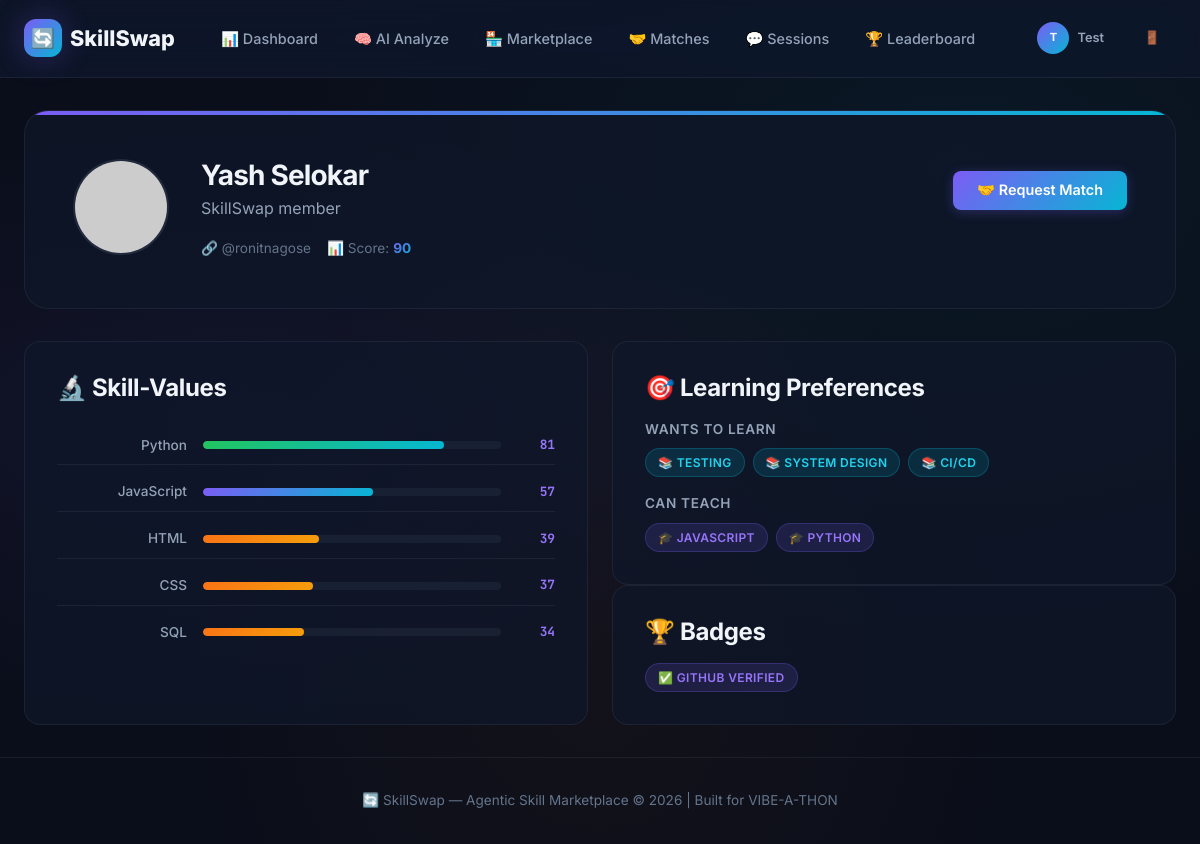
Page /profile/3 (signed in) on the committed database.
### tables this page shows
CREATE TABLE users (
            id INTEGER PRIMARY KEY AUTOINCREMENT,
            firebase_uid TEXT UNIQUE,
            name TEXT NOT NULL,
            email TEXT UNIQUE NOT NULL,
            photo_url TEXT DEFAULT '',
            college TEXT DEFAULT '',
            city TEXT DEFAULT '',
            bio TEXT DEFAULT '',
            github_username TEXT DEFAULT '',
            avatar_url TEXT DEFAULT '',
            overall_score INTEGER DEFAULT 0,
            want_to_learn TEXT DEFAULT '[]',
            can_teach TEXT DEFAULT '[]',
            availability TEXT DEFAULT 'Flexible',
            created_at TIMESTAMP DEFAULT CURRENT_TIMESTAMP
        );

CREATE TABLE skills (
            id INTEGER PRIMARY KEY AUTOINCREMENT,
            user_id INTEGER NOT NULL,
            skill_name TEXT NOT NULL,
            skill_value INTEGER DEFAULT 0,
            category TEXT DEFAULT 'General',
            verified_via TEXT DEFAULT 'self',
            created_at TIMESTAMP DEFAULT CURRENT_TIMESTAMP,
            FOREIGN KEY (user_id) REFERENCES users(id)
        );

CREATE TABLE badges (
            id INTEGER PRIMARY KEY AUTOINCREMENT,
            user_id INTEGER NOT NULL,
            badge_name TEXT NOT NULL,
            badge_icon TEXT DEFAULT '🏆',
            description TEXT DEFAULT '',
            earned_at TIMESTAMP DEFAULT CURRENT_TIMESTAMP,
            FOREIGN KEY (user_id) REFERENCES users(id)
        );

### app.py (the view)
@app.route('/profile/<int:user_id>')
@login_required
def view_profile(user_id):
    db = get_db()
    user = db.execute('SELECT * FROM users WHERE id = ?', (user_id,)).fetchone()
    if not user:
        flash('User not found.', 'error')
        return redirect(url_for('marketplace'))
    user_dict = dict(user)
    user_dict['want_to_learn'] = json.loads(user['want_to_learn']) if user['want_to_learn'] else []
    user_dict['can_teach'] = json.loads(user['can_teach']) if user['can_teach'] else []
    skills = db.execute('SELECT * FROM skills WHERE user_id = ? ORDER BY skill_value DESC', (user_id,)).fetchall()
    reviews = db.execute('''
        SELECT r.*, u.name as reviewer_name FROM reviews r
        JOIN users u ON r.reviewer_id = u.id
        JOIN sessions s ON r.session_id = s.id
        JOIN matches m ON s.match_id = m.id
        WHERE m.user1_id = ? OR m.user2_id = ?
        ORDER BY r.created_at DESC LIMIT 10
    ''', (user_id, user_id)).fetchall()
    badges = db.execute('SELECT * FROM badges WHERE user_id = ?', (user_id,)).fetchall()
    current_user = get_current_user()
    return render_template('view_profile.html', profile_user=user_dict, skills=skills,
                         reviews=reviews, badges=badges, user=current_user)

### app.py (called while the page is built)
@app.context_processor
def inject_firebase_config():
    return {'firebase_config': FIREBASE_WEB_CONFIG}

def get_db():
    if 'db' not in g:
        g.db = sqlite3.connect(app.config['DATABASE'])
        g.db.row_factory = sqlite3.Row
        g.db.execute("PRAGMA journal_mode=WAL")
        g.db.execute("PRAGMA foreign_keys=ON")
    return g.db

def login_required(f):
    @wraps(f)
    def decorated(*args, **kwargs):
        if 'user_id' not in session:
            flash('Please login first.', 'warning')
            return redirect(url_for('login'))
        db = get_db()
        user = db.execute('SELECT id FROM users WHERE id = ?', (session['user_id'],)).fetchone()
        if not user:
            session.clear()
            flash('Session expired. Please sign in again.', 'warning')
            return redirect(url_for('login'))
        return f(*args, **kwargs)
    return decorated

def get_current_user():
    if 'user_id' not in session:
        return None
    db = get_db()
    user = db.execute('SELECT * FROM users WHERE id = ?', (session['user_id'],)).fetchone()
    if not user:
        session.clear()  # Auto-clear stale session
    return user

### templates/view_profile.html (shortened to what this page needs)
{% extends "base.html" %}
{% block content %}
<div class="container">
    <div class="profile-header fade-in">
        {% if profile_user.avatar_url %}
        <img src="{{ profile_user.avatar_url }}" alt="Avatar" class="avatar avatar-xl">
        {% else %}
        <div class="avatar-placeholder avatar-xl" style="width:96px; height:96px; font-size:2.5rem;">{{ profile_user.name[0] }}</div>
        {% endif %}
        <div class="profile-info" style="flex:1;">
            <div class="flex-between" style="flex-wrap:wrap; gap:var(--space-md);">
                <div>
                    <h1>{{ profile_user.name }}</h1>
                    <p style="margin-top:0.25rem;">{{ profile_user.bio or 'SkillSwap member' }}</p>
                </div>
                {% if profile_user.id != user.id %}
                <form method="POST" action="{{ url_for('request_match', target_id=profile_user.id) }}">
                    <button type="submit" class="btn btn-primary">🤝 Request Match</button>
                </form>
                {% endif %}
            </div>
            <div class="profile-meta">
                {% if profile_user.github_username %}
                <span class="profile-meta-item">
                    <a href="https://github.com/{{ profile_user.github_username }}" target="_blank" style="color:var(--text-muted);">
                        🔗 @{{ profile_user.github_username }}
                    </a>
                </span>
                {% endif %}
                <span class="profile-meta-item">📊 Score: <strong class="text-gradient">{{ profile_user.overall_score or 0 }}</strong></span>
            </div>
        </div>
    </div>
    <div class="grid-2">
        <div class="card-flat fade-in stagger-1">
            <h3 style="margin-bottom:var(--space-lg);">🔬 Skill-Values</h3>
            {% if skills %}
            {% for skill in skills %}
            <div class="skill-bar">
                <span class="skill-bar-name">{{ skill.skill_name }}</span>
                <div class="skill-bar-track">
                    <div class="skill-bar-fill" style="width:{{ skill.skill_value }}%; background:{% if skill.skill_value >= 80 %}var(--gradient-success){% elif skill.skill_value >= 50 %}var(--gradient-primary){% else %}var(--gradient-warm){% endif %};"></div>
                </div>
                <span class="skill-bar-value">{{ skill.skill_value }}</span>
            </div>
            {% endfor %}
            {% else %}
            <p class="text-muted">No skills analyzed yet.</p>
            {% endif %}
        </div>
        <div class="flex-col gap-lg">
            <div class="card-flat fade-in stagger-2">
                <h3 style="margin-bottom:var(--space-md);">🎯 Learning Preferences</h3>
                {% if profile_user.want_to_learn and profile_user.want_to_learn|length > 0 %}
                <div style="margin-bottom:var(--space-md);">
                    <p class="form-label" style="margin-bottom:var(--space-sm);">Wants to Learn</p>
                    <div class="flex flex-wrap gap-sm">
                        {% for skill in profile_user.want_to_learn %}
                        <span class="badge badge-accent">📚 {{ skill }}</span>
                        {% endfor %}
                    </div>
                </div>
                {% endif %}
                {% if profile_user.can_teach and profile_user.can_teach|length > 0 %}
                <div>
                    <p class="form-label" style="margin-bottom:var(--space-sm);">Can Teach</p>
                    <div class="flex flex-wrap gap-sm">
                        {% for skill in profile_user.can_teach %}
                        <span class="badge badge-primary">🎓 {{ skill }}</span>
                        {% endfor %}
                    </div>
                </div>
                {% endif %}
            </div>
            {% if badges %}
            <div class="card-flat fade-in stagger-3">
                <h3 style="margin-bottom:var(--space-md);">🏆 Badges</h3>
                <div class="flex flex-wrap gap-sm">
                    {% for badge in badges %}
                    <span class="badge badge-primary" title="{{ badge.description }}">{{ badge.badge_icon }} {{ badge.badge_name }}</span>
                    {% endfor %}
                </div>
            </div>
            {% endif %}
        </div>
    </div>
</div>
{% endblock %}

### templates/base.html (shortened to what this page needs)
<!DOCTYPE html>
<html lang="en">
<head>
    <link rel="stylesheet" href="{{ url_for('static', filename='css/style.css') }}">
</head>
<body>
    {% if user %}
    <nav class="navbar" id="main-nav">
        <div class="container">
            <a href="{{ url_for('dashboard') }}" class="nav-brand">
                <span class="nav-brand-icon">🔄</span>
                SkillSwap
            </a>
            <ul class="nav-links" id="nav-links">
                <li><a href="{{ url_for('dashboard') }}" class="{% if request.endpoint == 'dashboard' %}active{% endif %}">📊 Dashboard</a></li>
                <li><a href="{{ url_for('analyze') }}" class="{% if request.endpoint == 'analyze' %}active{% endif %}">🧠 AI Analyze</a></li>
                <li><a href="{{ url_for('marketplace') }}" class="{% if request.endpoint == 'marketplace' %}active{% endif %}">🏪 Marketplace</a></li>
                <li><a href="{{ url_for('matches') }}" class="{% if request.endpoint == 'matches' %}active{% endif %}">🤝 Matches</a></li>
                <li><a href="{{ url_for('sessions') }}" class="{% if request.endpoint == 'sessions' %}active{% endif %}">💬 Sessions</a></li>
                <li><a href="{{ url_for('leaderboard') }}" class="{% if request.endpoint == 'leaderboard' %}active{% endif %}">🏆 Leaderboard</a></li>
            </ul>
            <div class="nav-user">
                <a href="{{ url_for('profile') }}" class="btn btn-ghost btn-sm">
                    {% if user.avatar_url %}
                    <img src="{{ user.avatar_url }}" alt="Avatar" class="nav-avatar">
                    {% else %}
                    <span class="avatar-placeholder avatar-sm" style="font-size:0.7rem;">{{ user.name[0] }}</span>
                    {% endif %}
                    {{ user.name.split(' ')[0] }}
                </a>
                <a href="{{ url_for('logout') }}" class="btn btn-ghost btn-sm" title="Logout">🚪</a>
            </div>
        </div>
    </nav>
    {% endif %}
    <main class="main-content">
        {% block content %}{% endblock %}
    </main>
    {% if user %}
    <footer class="footer">
        <div class="container">
            <p>🔄 SkillSwap — Agentic Skill Marketplace &copy; 2026 | Built for VIBE-A-THON</p>
        </div>
    </footer>
    {% endif %}
</body>
</html>

### rows in the picture
users: name "T", name "Test"
users: name "Yash Selokar", bio "SkillSwap member", github_username "ronitnagose", overall_score "90"
skills: skill_name "Python", skill_value "81"
skills: skill_name "JavaScript", skill_value "57"
skills: skill_name "HTML", skill_value "39"
skills: skill_name "CSS", skill_value "37"
skills: skill_name "SQL", skill_value "34"
badges: badge_icon "✅", badge_name "GITHUB VERIFIED"

### other values in the picture
{{ skill }} "TESTING" "SYSTEM DESIGN" "CI/CD"
{{ skill }} "JAVASCRIPT" "PYTHON"
